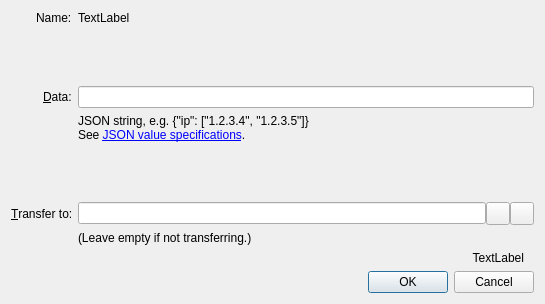
<?xml version="1.0" encoding="UTF-8"?>
<ui version="4.0">
 <class>ConfigureNameDialog</class>
 <widget class="QDialog" name="ConfigureNameDialog">
  <property name="geometry">
   <rect>
    <x>0</x>
    <y>0</y>
    <width>545</width>
    <height>304</height>
   </rect>
  </property>
  <property name="sizePolicy">
   <sizepolicy hsizetype="Preferred" vsizetype="Preferred">
    <horstretch>0</horstretch>
    <verstretch>0</verstretch>
   </sizepolicy>
  </property>
  <property name="windowTitle">
   <string>Configure Name</string>
  </property>
  <layout class="QVBoxLayout" name="verticalLayout">
   <item>
    <layout class="QFormLayout" name="formLayout">
     <property name="fieldGrowthPolicy">
      <enum>QFormLayout::AllNonFixedFieldsGrow</enum>
     </property>
     <property name="labelAlignment">
      <set>Qt::AlignRight|Qt::AlignTrailing|Qt::AlignVCenter</set>
     </property>
     <item row="1" column="0">
      <widget class="QLabel" name="label_2">
       <property name="text">
        <string>Name:</string>
       </property>
       <property name="buddy">
        <cstring>dataEdit</cstring>
       </property>
      </widget>
     </item>
     <item row="1" column="1">
      <widget class="QLabel" name="labelName">
       <property name="text">
        <string notr="true">TextLabel</string>
       </property>
       <property name="textFormat">
        <enum>Qt::PlainText</enum>
       </property>
      </widget>
     </item>
     <item row="2" column="1">
      <spacer name="verticalSpacer_2">
       <property name="orientation">
        <enum>Qt::Vertical</enum>
       </property>
       <property name="sizeHint" stdset="0">
        <size>
         <width>20</width>
         <height>16</height>
        </size>
       </property>
      </spacer>
     </item>
     <item row="4" column="0">
      <widget class="QLabel" name="label">
       <property name="text">
        <string>&amp;Data:</string>
       </property>
       <property name="alignment">
        <set>Qt::AlignLeading|Qt::AlignLeft|Qt::AlignVCenter</set>
       </property>
       <property name="buddy">
        <cstring>dataEdit</cstring>
       </property>
      </widget>
     </item>
     <item row="5" column="1">
      <widget class="QLabel" name="label_4">
       <property name="text">
        <string>JSON string, e.g. {&amp;quot;ip&amp;quot;: [&amp;quot;1.2.3.4&amp;quot;, &amp;quot;1.2.3.5&amp;quot;]}&lt;br&gt;See &lt;a href=&quot;https://github.com/vadercoin/proposals&quot;&gt;JSON value specifications&lt;/a&gt;.</string>
       </property>
       <property name="openExternalLinks">
        <bool>true</bool>
       </property>
      </widget>
     </item>
     <item row="6" column="1">
      <spacer name="verticalSpacer">
       <property name="orientation">
        <enum>Qt::Vertical</enum>
       </property>
       <property name="sizeHint" stdset="0">
        <size>
         <width>20</width>
         <height>16</height>
        </size>
       </property>
      </spacer>
     </item>
     <item row="7" column="0">
      <widget class="QLabel" name="labelTransferTo">
       <property name="text">
        <string>&amp;Transfer to:</string>
       </property>
       <property name="buddy">
        <cstring>transferTo</cstring>
       </property>
      </widget>
     </item>
     <item row="7" column="1">
      <layout class="QHBoxLayout" name="transferToLayout">
       <property name="spacing">
        <number>0</number>
       </property>
       <property name="sizeConstraint">
        <enum>QLayout::SetDefaultConstraint</enum>
       </property>
       <item>
        <widget class="QValidatedLineEdit" name="transferTo">
         <property name="toolTip">
          <string>The address to transfer the name to.</string>
         </property>
        </widget>
       </item>
       <item>
        <widget class="QToolButton" name="addressBookButton">
         <property name="toolTip">
          <string>Choose address from address book</string>
         </property>
         <property name="text">
          <string/>
         </property>
         <property name="icon">
          <iconset resource="../vadercoin.qrc">
           <normaloff>:/icons/address-book</normaloff>:/icons/address-book</iconset>
         </property>
         <property name="shortcut">
          <string>Alt+A</string>
         </property>
        </widget>
       </item>
       <item>
        <widget class="QToolButton" name="pasteButton">
         <property name="toolTip">
          <string>Paste address from clipboard</string>
         </property>
         <property name="text">
          <string/>
         </property>
         <property name="icon">
          <iconset resource="../vadercoin.qrc">
           <normaloff>:/icons/editpaste</normaloff>:/icons/editpaste</iconset>
         </property>
         <property name="shortcut">
          <string>Alt+P</string>
         </property>
        </widget>
       </item>
      </layout>
     </item>
     <item row="8" column="1">
      <widget class="QLabel" name="labelTransferToHint">
       <property name="text">
        <string>(Leave empty if not transferring.)</string>
       </property>
      </widget>
     </item>
     <item row="4" column="1">
      <layout class="QHBoxLayout" name="horizontalLayout_3">
       <item>
        <widget class="QLineEdit" name="dataEdit">
         <property name="toolTip">
          <string>Enter JSON string that will be associated with the name</string>
         </property>
         <property name="maxLength">
          <number>520</number>
         </property>
        </widget>
       </item>
       <!--
       <item>
        <widget class="QPushButton" name="btnDNSEditor">
         <property name="text">
          <string>DNS Editor&#8230;</string>
         </property>
        </widget>
       </item>
       -->
      </layout>
     </item>
    </layout>
   </item>
   <item>
    <widget class="QLabel" name="labelSubmitHint">
     <property name="text">
      <string notr="true">TextLabel</string>
     </property>
     <property name="alignment">
      <set>Qt::AlignRight|Qt::AlignTrailing|Qt::AlignVCenter</set>
     </property>
     <property name="margin">
      <number>10</number>
     </property>
     <property name="indent">
      <number>10</number>
     </property>
    </widget>
   </item>
   <item>
    <layout class="QHBoxLayout" name="horizontalLayout">
     <item>
      <spacer name="horizontalSpacer">
       <property name="orientation">
        <enum>Qt::Horizontal</enum>
       </property>
       <property name="sizeHint" stdset="0">
        <size>
         <width>40</width>
         <height>20</height>
        </size>
       </property>
      </spacer>
     </item>
     <item>
      <widget class="QDialogButtonBox" name="buttonBox">
       <property name="sizePolicy">
        <sizepolicy hsizetype="Maximum" vsizetype="Fixed">
         <horstretch>0</horstretch>
         <verstretch>0</verstretch>
        </sizepolicy>
       </property>
       <property name="orientation">
        <enum>Qt::Horizontal</enum>
       </property>
       <property name="standardButtons">
        <set>QDialogButtonBox::Cancel|QDialogButtonBox::Ok</set>
       </property>
      </widget>
     </item>
    </layout>
   </item>
  </layout>
 </widget>
 <customwidgets>
  <customwidget>
   <class>QValidatedLineEdit</class>
   <extends>QLineEdit</extends>
   <header>qt/qvalidatedlineedit.h</header>
  </customwidget>
 </customwidgets>
 <resources>
  <include location="../vadercoin.qrc"/>
 </resources>
 <connections>
  <connection>
   <sender>buttonBox</sender>
   <signal>accepted()</signal>
   <receiver>ConfigureNameDialog</receiver>
   <slot>accept()</slot>
   <hints>
    <hint type="sourcelabel">
     <x>248</x>
     <y>254</y>
    </hint>
    <hint type="destinationlabel">
     <x>157</x>
     <y>274</y>
    </hint>
   </hints>
  </connection>
  <connection>
   <sender>buttonBox</sender>
   <signal>rejected()</signal>
   <receiver>ConfigureNameDialog</receiver>
   <slot>reject()</slot>
   <hints>
    <hint type="sourcelabel">
     <x>248</x>
     <y>254</y>
    </hint>
    <hint type="destinationlabel">
     <x>157</x>
     <y>274</y>
    </hint>
   </hints>
  </connection>
 </connections>
</ui>
